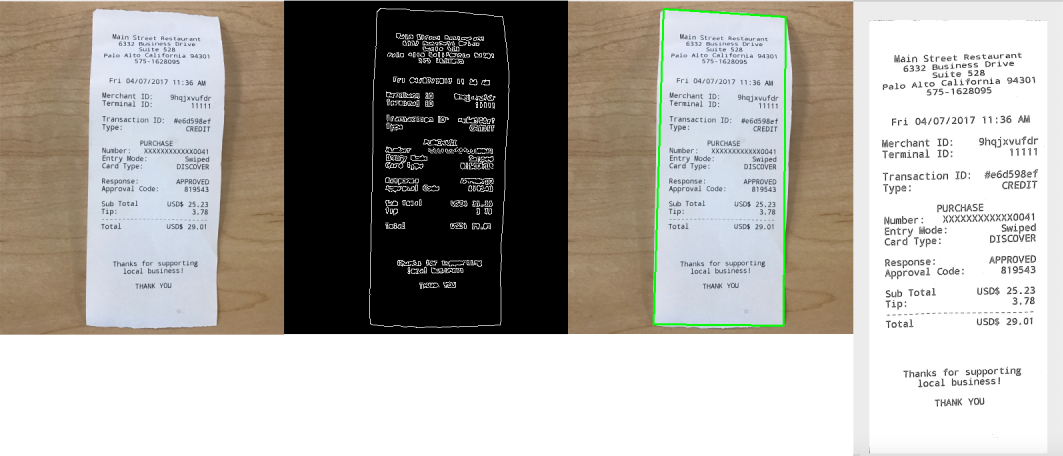
#> input picture img/document_scanner.jpg, 3188 x 1368 px (shown at 1/3 size)
$ python 3dHistogram.py --image ../img/document_scanner.jpg
#> lines starting #> are read from the running program, lines starting #| are printed output that depends on the picture
from mpl_toolkits.mplot3d import Axes3D
from matplotlib import pyplot as plt
import numpy as np
import cv2
import argparse
import matplotlib

matplotlib.use("macOSX")

ap = argparse.ArgumentParser()
ap.add_argument("-i", "--image", required=True, help="path to input image")
ap.add_argument("-s", "--size", required=False, help="size of largest colour bin", default=5000)
ap.add_argument("-b", "--bins", required=False, help="number of bins per colour channe", default=8)
args = vars(ap.parse_args())

image = cv2.imread(args["image"])
#> image is the input picture: shape (1368, 3188, 3); mean B, G, R 164.3, 169.4, 172.5
cv2.imshow("Original", image)
size = float(args["size"])
bins = int(args["bins"])

hist = cv2.calcHist([image], [0, 1, 2], None, [bins, bins, bins], [0, 256, 0, 256, 0, 256])

print("3D Histogram Shape: %s,  with values %d".format(hist.shape, hist.flatten().shape[0]))
#| 3D Histogram Shape: %s,  with values %d

fig = plt.figure()
ax = fig.add_subplot(111, projection="3d")
ratio = size / np.max(hist)
#> ratio = 0.00277

for (x, plane) in enumerate(hist):
    for (y, row) in enumerate(plane):
        for (z, col) in enumerate(row):
            if hist[x][y][z] > 0.0:
                siz = ratio * hist[x][y][z]
                rgb = (z / (bins - 1) , y / (bins - 1), x / (bins - 1))
                ax.scatter(x, y, z, s=siz, facecolors=rgb,)
#> this loop made 8 passes

plt.show()
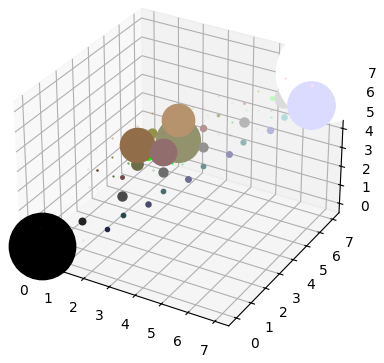
#> figure drawn by matplotlib, 1 panel
cv2.waitKey(0)

$ run again, on img/omr.jpg
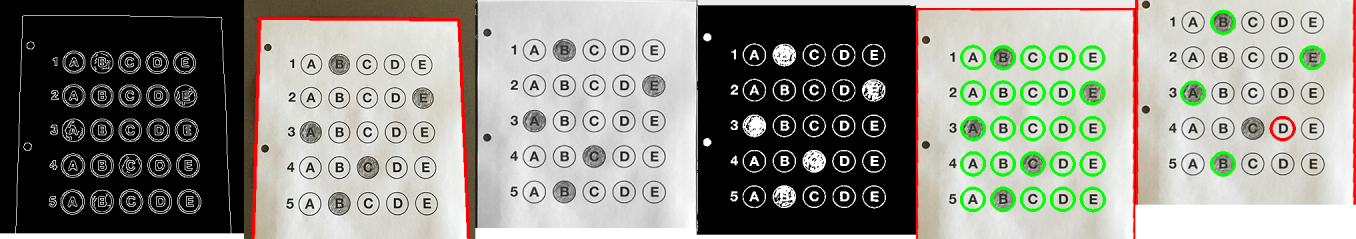
#> input picture img/omr.jpg, 4066 x 716 px (shown at 1/3 size)
#> image is the input picture: shape (716, 4066, 3); mean B, G, R 133.4, 141.8, 141
#| 3D Histogram Shape: %s,  with values %d
#> ratio = 0.00548
#> the loop `for (x, plane) in enumerate(hist):` made 8 passes
#> `plt.show()`:
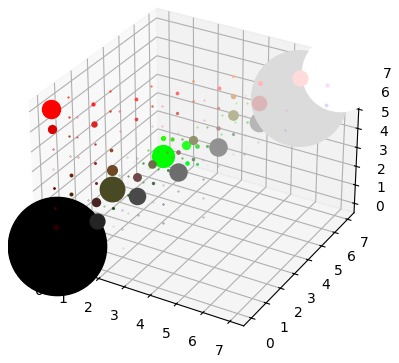
#> figure drawn by matplotlib, 1 panel
